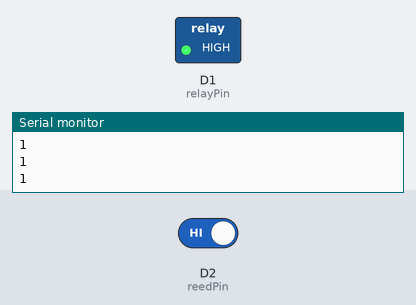
A sketch run on a simulated ESP8266 (Wemos D1 mini). Shown: switched loads named in the sketch (green lamp = pin HIGH), the last lines printed to the serial monitor. The inputs (shaded band) are chosen by the test bench; at power-on: D2 (reedPin) HIGH.

Above: at 1.8 s.
1.9 s: D2 (reedPin) driven LOW
At 3.1 s:
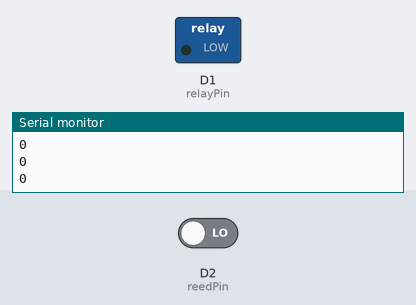
3.5 s: D2 (reedPin) driven HIGH
At 4.2 s:
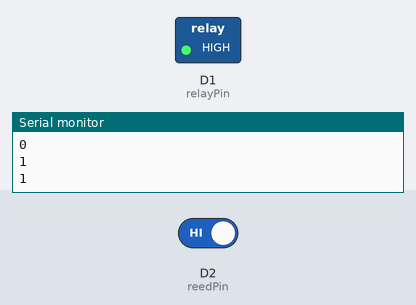
Timing chart, 0 to 6.5 s (numbered marks = the images above; inputs shaded):
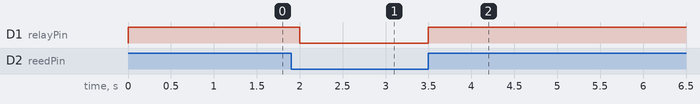

Measured:
- after the input at 1.9 s, D1 (relayPin): HIGH → LOW after 0.10 s
- after the input at 3.5 s, D1 (relayPin): LOW → HIGH at once

The sketch:

D1mini_ReedSwitch_Relay.ino
```cpp
const int relayPin = D1;
const int reedPin = D2;

void setup() {
  Serial.begin(9600);
  pinMode(relayPin, OUTPUT);
  pinMode(reedPin, INPUT_PULLUP);
}

void loop() {
  int reed = digitalRead(reedPin);
  Serial.println(reed);
  if(reed)
    digitalWrite(relayPin, HIGH); // turn on relay with voltage HIGH
  else
    digitalWrite(relayPin, LOW);  // turn off relay with voltage LOW

  delay(500);
}
```
